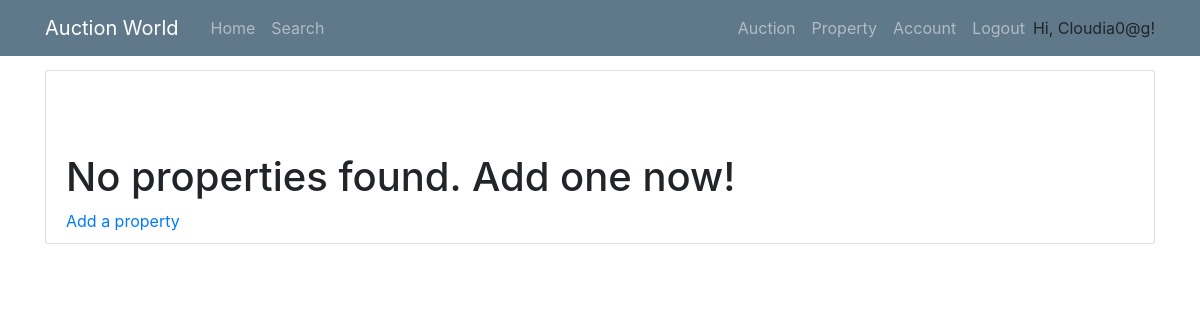
Before: /property (signed in) with the older database file.
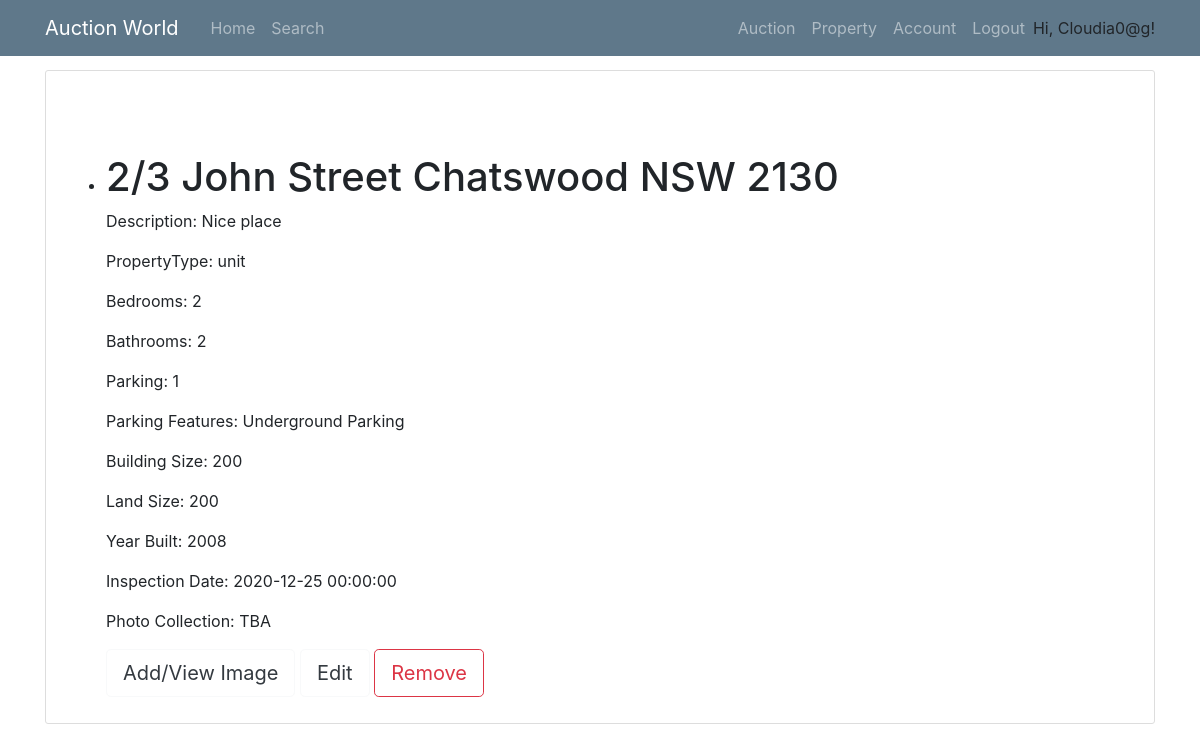
After: the same page with the newer database file.
### models.py (models this page shows, shortened)
class Property(db.Model):
    __tablename__ = 'Property'
    id = db.Column(db.Integer, primary_key = True)
    property_type = db.Column(db.String)
    add_unit = db.Column(db.String(100))
    add_num = db.Column(db.String(100))
    add_name = db.Column(db.String(100))
    add_suburb = db.Column(db.String(100))
    add_state = db.Column(db.String(3))
    add_pc = db.Column(db.String(4))
    num_bedrooms = db.Column(db.Integer)
    num_parking = db.Column(db.Integer)
    num_bathrooms = db.Column(db.Integer)
    parking_features = db.Column(db.String)
    building_size = db.Column(db.Integer)
    land_size = db.Column(db.Integer)
    inspection_date = db.Column(db.DateTime)
    description = db.Column(db.String(2000))
    year_built = db.Column(db.Integer)
    seller = db.Column(db.Integer, db.ForeignKey('User.id'))
    auctionId = db.relationship('AuctionDetails', backref='Property', uselist=False)
    photo_collection = db.relationship('Photos', backref='Property', lazy='dynamic')

### routes.py (the view)
@app.route("/property")
def property_list():
    properties = Property.query.filter_by(seller=current_user.login_name).all()
    return render_template('property.html', properties = properties)

### models.py (called while the page is built)
@login_manager.user_loader
def load_user(id):
    return User.query.get(id)

### templates/property.html (shortened to what this page needs)
{% extends "base.html" %}
{% block content %}
<div class="content-section">
    <br><br><br>
    {% if not properties %}
    <h1>No properties found. Add one now!</h1>
    <a href="{{ url_for('add_property') }}">Add a property</a>
    {% endif %}
    {% for p in properties %}
    <ul>
        <li>
            <h1>{{ p.add_unit }}/{{ p.add_num }} {{ p.add_name }} {{ p.add_suburb }} {{ p.add_state }} {{ p.add_pc }}</h1>
            <p>Description: {{ p.description }}</p>
            <p>PropertyType: {{ p.property_type }}</p>
            <p>Bedrooms: {{ p.num_bedrooms }}</p>
            <p>Bathrooms: {{ p.num_bathrooms }}</p>
            <p>Parking: {{ p.num_parking }}</p>
            <p>Parking Features: {{ p.parking_features }}</p>
            <p>Building Size: {{ p.building_size }}</p>
            <p>Land Size: {{ p.land_size }}</p>
            <p>Year Built: {{ p.year_built }}</p>
            <p>Inspection Date: {{ p.inspection_date }}</p>
            <p>Photo Collection: TBA</p>
        </li>
        <a href="{{ url_for('property_image', p_id = p.id) }}"><button class='btn btn-outline-light text-dark btn-lg' type='submit'>Add/View Image</button></a>
            <a href="{{ url_for('edit_property', p_id = p.id) }}"><button class='btn btn-outline-light text-dark btn-lg' type='submit'>Edit</button></a>
            <a href="{{ url_for('remove_property', p_id = p.id) }}"><button class='btn btn-outline-danger btn-lg' type='submit'>Remove</button></a>
    </ul>
    {% endfor %}
</div>
{% endblock %}

Changed rows visible on the page:
added Property: add_unit "2", add_num "3", add_name "John Street", add_suburb "Chatswood", add_state "NSW", add_pc "2130", description "Nice place", property_type "unit", num_bedrooms "2", num_bathrooms "2", num_parking "1", parking_features "Underground Parking", building_size "200", land_size "200", year_built "2008", inspection_date "2020-12-25 00:00:00"
Other visible differences:
text no longer shown: "No properties found. Add one now! Add a property"
